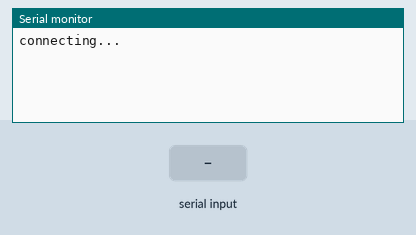
This sketch was run on a simulated Arduino Uno, built with avr-gcc and run on an emulated ATmega328P. Parts: the last lines printed to the serial monitor. Inputs (shaded band) come from the test bench. WiFi joins after 1.5 s; servers stay silent unless stated.

Above: at 3.7 s.
3.8 s: "90,45\n" received over Serial
At 5.9 s:
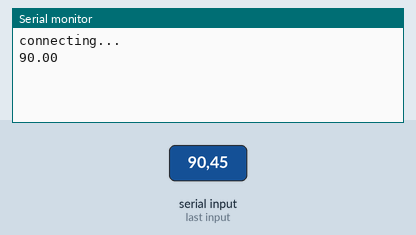
6.8 s: "30,150\n" received over Serial
At 9.0 s:
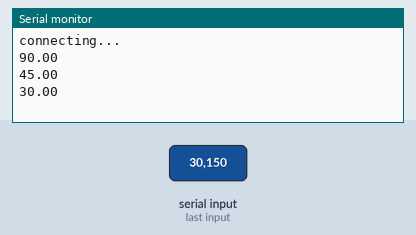
Timing chart, 0 to 10.5 s (numbered marks = the images above; inputs shaded):
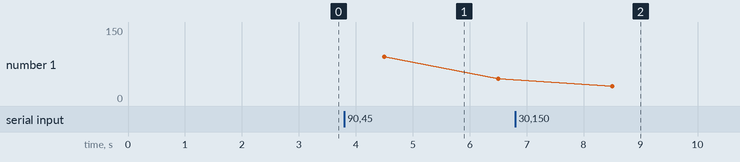

Measured:
- after the input at 3.8 s, the serial monitor: prints a new line after 0.70 s (image 1)
- after the input at 6.8 s, the serial monitor: prints a new line after 1.7 s (image 2)

The sketch:

TemperatureSensorNetServer.ino
```cpp
/*
Wed Jul 31 23:19:56 CEST 2013, Lloyd DIZON
Xbee server - receives data, does something with it

Coordinator
atid    - 2001
atsh/sl - 13A200/408B1877
atdh/dl - 13A200/40A63C57


*/

#include <SPI.h>
#include <Ethernet.h>

// Enter a MAC address for your controller below.
// Newer Ethernet shields have a MAC address printed on a sticker on the shield
byte mac[] = {  0xDE, 0xAD, 0xBE, 0xEF, 0xFE, 0xED };
IPAddress server(10,0,1,4); // CrusherW


// Initialize the Ethernet client library
// with the IP address and port of the server
// that you want to connect to (port 80 is default for HTTP):
EthernetClient client;


// variables will change:
int buttonState = 0;         // variable for reading the pushbutton status

void setup() {


 // Open serial communications and wait for port to open:
  Serial.begin(9600);


  // start the Ethernet connection:
  if (Ethernet.begin(mac) == 0) {
    Serial.println("Failed to configure Ethernet using DHCP");
    // no point in carrying on, so do nothing forevermore:
    for(;;)
      ;
  }
  // give the Ethernet shield a second to initialize:
  delay(1000);
  Serial.println("connecting...");


}

void loop() {

  if (Serial.available() > 0) {

    Serial.println(Serial.parseFloat());


  }

  delay(2000);

}
```
